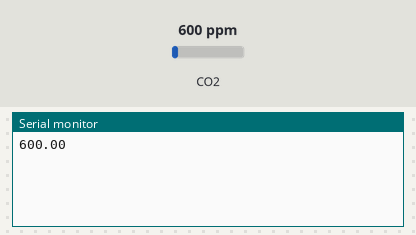
The sketch below on a simulated Arduino Uno, built with avr-gcc and run on an emulated ATmega328P. Shown: the last lines printed to the serial monitor. The test bench sets the inputs (shaded band); at power-on: CO2 600 ppm.

Above: at 2.2 s.
2.3 s: CO2 set to 452 ppm
At 6.4 s:
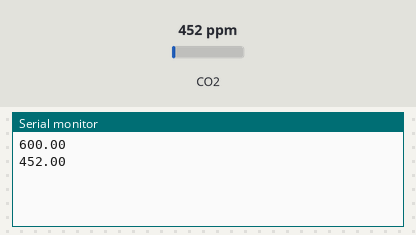
8.3 s: CO2 set to 1050 ppm
At 11.5 s:
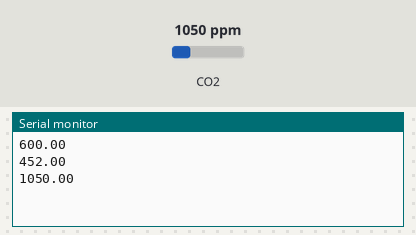
Timing chart, 0 to 13.0 s (numbered marks = the images above; inputs shaded):
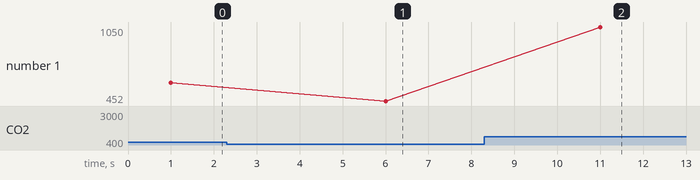

Measured:
- after the input at 2.3 s, the serial monitor: prints a new line after 3.7 s (image 1)
- after the input at 8.3 s, the serial monitor: prints a new line after 2.7 s (image 2)
- plotted number 1: 600 → 452 after the input at 2.3 s, 452 → 1050 after the input at 8.3 s

The sketch:

gas-detection.ino
```cpp
#include <MQ135.h>

// Attach sensor to pin A0
MQ135 gasSensor = MQ135(A0);

void setup() {
  Serial.begin(9600); //Connect to serial port with rate of 9600bps.
  delay(1000);
}

void loop() {
//  float rzero = gasSensor.getRZero();
//  Serial.print("RZero value: ");
//  Serial.println(rzero);
//  Serial.println(analogRead(A0));
  float ppm = gasSensor.getPPM();
  Serial.println(ppm);
  delay(5000); //Delay, specifies gap between two readings in miliseconds.
}
```
